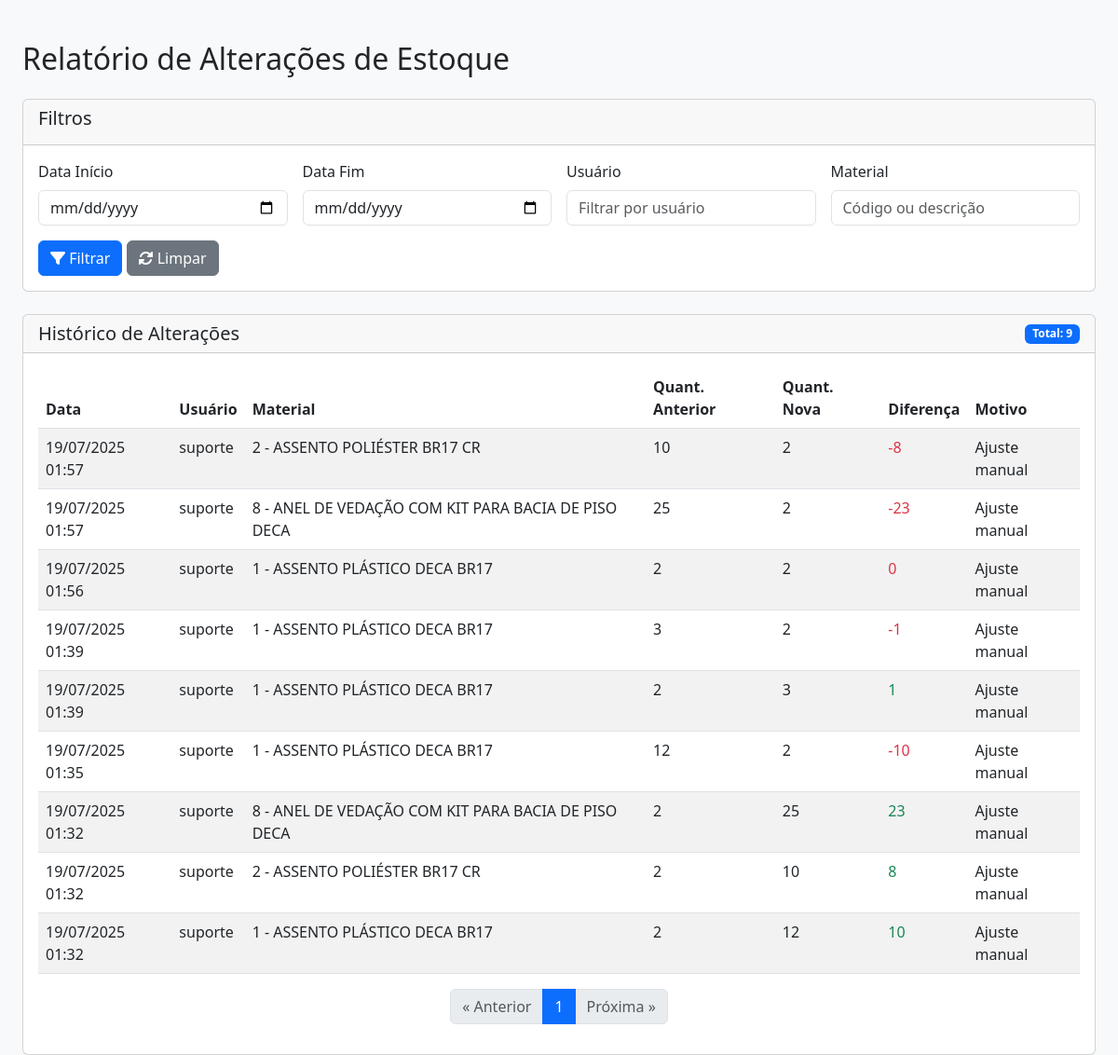
The app's page /relatorio-estoque (signed in) with its own data.
### app.py (models this page shows, shortened)
class HistoricoEstoque(db.Model):
    __tablename__ = 'HistoricoEstoque'
    id = db.Column(db.Integer, primary_key=True)
    cod_material = db.Column(db.Integer, db.ForeignKey('Materiais.CodMaterial'))
    usuario = db.Column(db.Text, nullable=False)
    quantidade_anterior = db.Column(db.Integer, nullable=False)
    quantidade_nova = db.Column(db.Integer, nullable=False)
    data_alteracao = db.Column(db.DateTime, nullable=False, default=datetime.utcnow)
    motivo = db.Column(db.Text, nullable=True)
    material = db.relationship('Materiais', backref='historico_estoque')

class Materiais(db.Model):
    __tablename__ = 'Materiais'
    CodMaterial = db.Column(db.Integer, primary_key=True, autoincrement=True)
    DescricaoMaterial = db.Column(db.Text, nullable=False)
    Empresa = db.Column(db.Text, nullable=False)
    Aplicacao = db.Column(db.Text, nullable=False)
    QuantidadeEstoque = db.Column(db.Integer, default=0)
    Fornecedor = db.Column(db.Text)
    NumeroNF = db.Column(db.Text)
    FatorConsumo = db.Column(db.Float, nullable=True, default=0.0)
    Ativo = db.Column(db.Boolean, default=False)

### app.py (the view)
@routes_bp.route('/relatorio-estoque')
def relatorio_estoque():
    if 'usuario' not in session:
        flash('Acesso não autorizado', 'error')
        return redirect(url_for('routes_bp.login'))
    page = request.args.get('page', 1, type=int)
    per_page = 20  # Itens por página
    data_inicio = request.args.get('data_inicio')
    data_fim = request.args.get('data_fim')
    usuario = request.args.get('usuario')
    material = request.args.get('material')
    query = HistoricoEstoque.query.join(Materiais)
    if data_inicio:
        query = query.filter(HistoricoEstoque.data_alteracao >= data_inicio)
    if data_fim:
        data_fim_ajustada = datetime.strptime(data_fim, '%Y-%m-%d') + timedelta(days=1)
        query = query.filter(HistoricoEstoque.data_alteracao <= data_fim_ajustada)
    if usuario:
        query = query.filter(HistoricoEstoque.usuario.ilike(f'%{usuario}%'))
    if material:
        query = query.filter(or_(
            Materiais.DescricaoMaterial.ilike(f'%{material}%'),
            Materiais.CodMaterial.ilike(f'%{material}%')
        ))
    historico_paginado = query.order_by(HistoricoEstoque.data_alteracao.desc()).paginate(
        page=page,
        per_page=per_page,
        error_out=False
    )
    return render_template('relatorio_estoque.html', historico=historico_paginado)

### app.py (called while the page is built, shortened)
@routes_bp.before_request
def verificar_tempo_inatividade():
    if request.endpoint in ['routes_bp.login', 'static']:
        return
    print(f"Verificando sessão para endpoint: {request.endpoint}")
    print(f"Sessão atual: {dict(session)}")
    print(f"Cookies recebidos: {request.cookies}")
    if 'usuario' not in session:
        print(f"Usuário não autenticado tentando acessar {request.endpoint}")
        return redirect(url_for('routes_bp.login'))
    agora = datetime.now()
    ultima_atividade = session.get('ultima_atividade')
    session['ultima_atividade'] = str(agora)

### templates/relatorio_estoque.html (shortened to what this page needs)
{% extends "base.html" %}
{% block content %}
<div class="container mt-4">
    <h2 class="mb-4">Relatório de Alterações de Estoque</h2>
    <div class="card mb-4">
        <div class="card-header">
            <h5>Filtros</h5>
        </div>
        <div class="card-body">
            <form method="get" class="row g-3">
                <div class="col-md-3">
                    <label for="data_inicio" class="form-label">Data Início</label>
                    <input type="date" class="form-control" id="data_inicio" name="data_inicio"
                           value="{{ request.args.get('data_inicio', '') }}">
                </div>
                <div class="col-md-3">
                    <label for="data_fim" class="form-label">Data Fim</label>
                    <input type="date" class="form-control" id="data_fim" name="data_fim"
                           value="{{ request.args.get('data_fim', '') }}">
                </div>
                <div class="col-md-3">
                    <label for="usuario" class="form-label">Usuário</label>
                    <input type="text" class="form-control" id="usuario" name="usuario"
                           value="{{ request.args.get('usuario', '') }}" placeholder="Filtrar por usuário">
                </div>
                <div class="col-md-3">
                    <label for="material" class="form-label">Material</label>
                    <input type="text" class="form-control" id="material" name="material"
                           value="{{ request.args.get('material', '') }}" placeholder="Código ou descrição">
                </div>
                <div class="col-12">
                    <button type="submit" class="btn btn-primary">
                        <i class="fas fa-filter"></i> Filtrar
                    </button>
                    <a href="{{ url_for('routes_bp.relatorio_estoque') }}" class="btn btn-secondary">
                        <i class="fas fa-sync-alt"></i> Limpar
                    </a>
                </div>
            </form>
        </div>
    </div>
    <div class="card">
        <div class="card-header d-flex justify-content-between align-items-center">
            <h5 class="mb-0">Histórico de Alterações</h5>
            <span class="badge bg-primary">Total: {{ historico.total }}</span>
        </div>
        <div class="card-body">
            <div class="table-responsive">
                <table class="table table-striped table-hover">
                    <thead class="custom-thead">
                        <tr>
                            <th>Data</th>
                            <th>Usuário</th>
                            <th>Material</th>
                            <th>Quant. Anterior</th>
                            <th>Quant. Nova</th>
                            <th>Diferença</th>
                            <th>Motivo</th>
                        </tr>
                    </thead>
                    <tbody>
                        {% for registro in historico.items %}
                        <tr>
                            <td>{{ registro.data_alteracao.strftime('%d/%m/%Y %H:%M') }}</td>
                            <td>{{ registro.usuario }}</td>
                            <td>
                                {{ registro.material.CodMaterial }} - {{ registro.material.DescricaoMaterial }}
                            </td>
                            <td>{{ registro.quantidade_anterior }}</td>
                            <td>{{ registro.quantidade_nova }}</td>
                            <td class="{{ 'text-success' if registro.quantidade_nova > registro.quantidade_anterior else 'text-danger' }}">
                                {{ registro.quantidade_nova - registro.quantidade_anterior }}
                            </td>
                            <td>{{ registro.motivo or 'Não informado' }}</td>
                        </tr>
                        {% else %}
                        <tr>
                            <td colspan="7" class="text-center">Nenhum registro encontrado</td>
                        </tr>
                        {% endfor %}
                    </tbody>
                </table>
            </div>
            <nav aria-label="Page navigation">
                <ul class="pagination justify-content-center">
                    {% if historico.has_prev %}
                    <li class="page-item">
                        <a class="page-link" href="{{ url_for('routes_bp.relatorio_estoque', page=historico.prev_num, **request.args) }}">
                            &laquo; Anterior
                        </a>
                    </li>
                    {% else %}
                    <li class="page-item disabled">
                        <span class="page-link">&laquo; Anterior</span>
                    </li>
                    {% endif %}
                    {% for page_num in historico.iter_pages() %}
                        {% if page_num %}
                            {% if page_num == historico.page %}
                            <li class="page-item active">
                                <span class="page-link">{{ page_num }}</span>
                            </li>
                            {% else %}
                            <li class="page-item">
                                <a class="page-link" href="{{ url_for('routes_bp.relatorio_estoque', page=page_num, **request.args) }}">
                                    {{ page_num }}
                                </a>
                            </li>
                            {% endif %}
                        {% else %}
                            <li class="page-item disabled">
                                <span class="page-link">...</span>
                            </li>
                        {% endif %}
                    {% endfor %}
                    {% if historico.has_next %}
                    <li class="page-item">
                        <a class="page-link" href="{{ url_for('routes_bp.relatorio_estoque', page=historico.next_num, **request.args) }}">
                            Próxima &raquo;
                        </a>
                    </li>
                    {% else %}
                    <li class="page-item disabled">
                        <span class="page-link">Próxima &raquo;</span>
                    </li>
                    {% endif %}
                </ul>
            </nav>
        </div>
    </div>
</div>
{% endblock %}

### templates/base.html (shortened to what this page needs)
<!DOCTYPE html>
<html lang="pt-br">
<head>
    <link href="https://cdn.jsdelivr.net/npm/bootstrap@5.3.0/dist/css/bootstrap.min.css" rel="stylesheet">
    <link rel="stylesheet" href="https://cdnjs.cloudflare.com/ajax/libs/font-awesome/6.0.0/css/all.min.css">
</head>
<body>
    <div class="container">
        {% block content %}{% endblock %}
    </div>
</body>
</html>

### templates/base.html (style rules this page uses)
body { padding-top: 20px; background-color: #f8f9fa; }
.container { max-width: 1200px; }

### templates/relatorio_estoque.html (style rules this page uses)
.custom-thead { background-color: #022855 !important; color: white !important; }

### records on screen
HistoricoEstoque: data_alteracao "19/07/2025 01:57", usuario "suporte", material.CodMaterial "2", material.DescricaoMaterial "ASSENTO POLIÉSTER BR17 CR", quantidade_anterior "10", quantidade_nova "2", registro.quantidade_nova-registro.quantidade_anterior "-8", motivo "Ajuste manual"
HistoricoEstoque: data_alteracao "19/07/2025 01:57", usuario "suporte", material.CodMaterial "8", material.DescricaoMaterial "ANEL DE VEDAÇÃO COM KIT PARA BACIA DE PISO DECA", quantidade_anterior "25", quantidade_nova "2", registro.quantidade_nova-registro.quantidade_anterior "-23", motivo "Ajuste manual"
HistoricoEstoque: data_alteracao "19/07/2025 01:56", usuario "suporte", material.CodMaterial "1", material.DescricaoMaterial "ASSENTO PLÁSTICO DECA BR17", quantidade_anterior "2", quantidade_nova "2", registro.quantidade_nova-registro.quantidade_anterior "0", motivo "Ajuste manual"
HistoricoEstoque: data_alteracao "19/07/2025 01:39", usuario "suporte", material.CodMaterial "1", material.DescricaoMaterial "ASSENTO PLÁSTICO DECA BR17", quantidade_anterior "3", quantidade_nova "2", registro.quantidade_nova-registro.quantidade_anterior "-1", motivo "Ajuste manual"
HistoricoEstoque: data_alteracao "19/07/2025 01:39", usuario "suporte", material.CodMaterial "1", material.DescricaoMaterial "ASSENTO PLÁSTICO DECA BR17", quantidade_anterior "2", quantidade_nova "3", registro.quantidade_nova-registro.quantidade_anterior "1", motivo "Ajuste manual"
HistoricoEstoque: data_alteracao "19/07/2025 01:35", usuario "suporte", material.CodMaterial "1", material.DescricaoMaterial "ASSENTO PLÁSTICO DECA BR17", quantidade_anterior "12", quantidade_nova "2", registro.quantidade_nova-registro.quantidade_anterior "-10", motivo "Ajuste manual"
HistoricoEstoque: data_alteracao "19/07/2025 01:32", usuario "suporte", material.CodMaterial "8", material.DescricaoMaterial "ANEL DE VEDAÇÃO COM KIT PARA BACIA DE PISO DECA", quantidade_anterior "2", quantidade_nova "25", registro.quantidade_nova-registro.quantidade_anterior "23", motivo "Ajuste manual"
HistoricoEstoque: data_alteracao "19/07/2025 01:32", usuario "suporte", material.CodMaterial "2", material.DescricaoMaterial "ASSENTO POLIÉSTER BR17 CR", quantidade_anterior "2", quantidade_nova "10", registro.quantidade_nova-registro.quantidade_anterior "8", motivo "Ajuste manual"
HistoricoEstoque: data_alteracao "19/07/2025 01:32", usuario "suporte", material.CodMaterial "1", material.DescricaoMaterial "ASSENTO PLÁSTICO DECA BR17", quantidade_anterior "2", quantidade_nova "12", registro.quantidade_nova-registro.quantidade_anterior "10", motivo "Ajuste manual"

### other values on screen
{{ historico.total }} "9"
{{ page_num }} "1"
